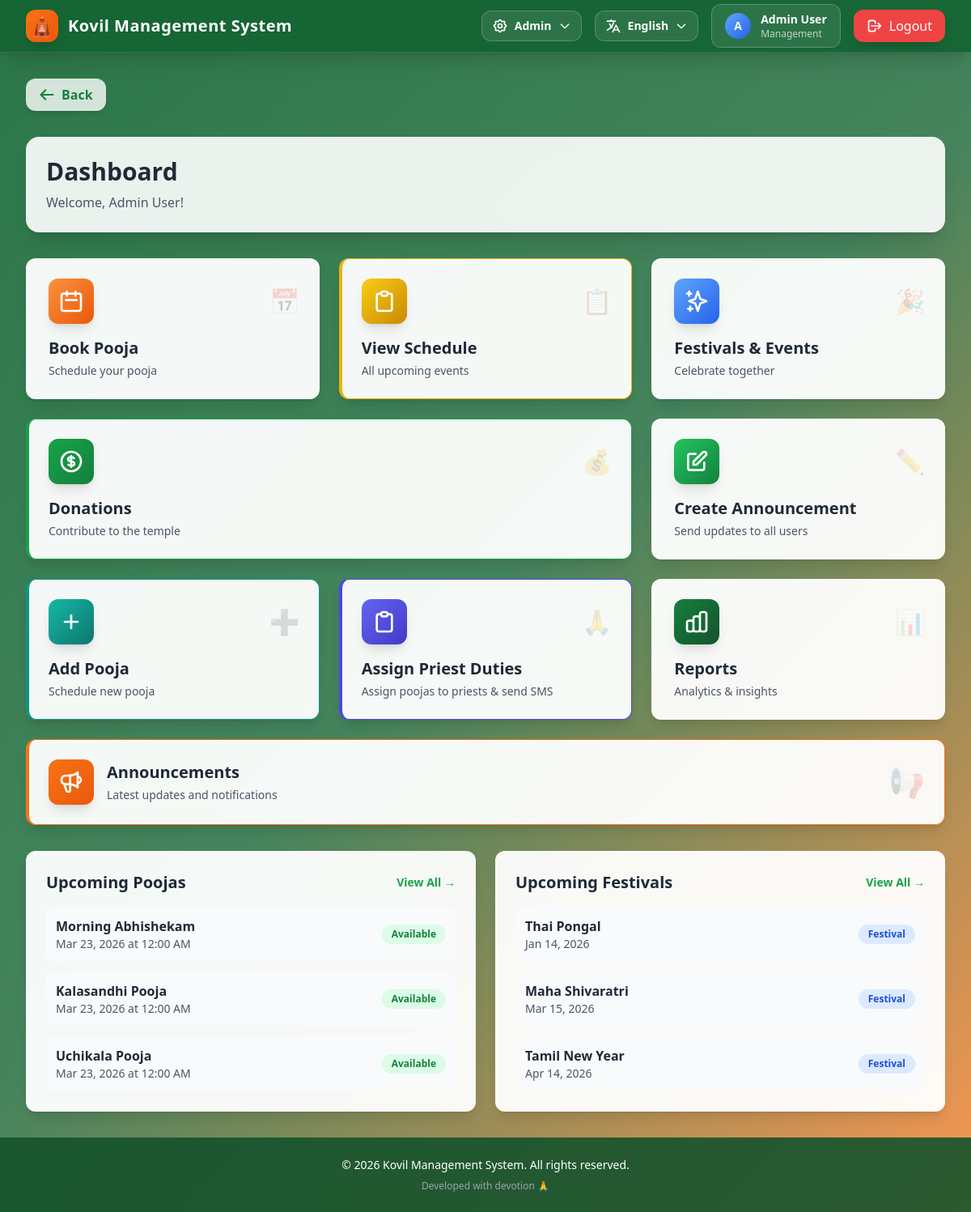
Screenshot of /Desktop-App/kovilsystem/index.php?url=dashboard (signed in) with the database file from the repository.
### tables this page shows
CREATE TABLE IF NOT EXISTS pooja_schedule (
    id INT AUTO_INCREMENT PRIMARY KEY,
    pooja_name VARCHAR(100) NOT NULL,
    pooja_date DATE NOT NULL,
    time_slot VARCHAR(50) NOT NULL,
    status ENUM('available', 'booked', 'completed') DEFAULT 'available',
    description TEXT,
    created_at TIMESTAMP DEFAULT CURRENT_TIMESTAMP,
    updated_at TIMESTAMP DEFAULT CURRENT_TIMESTAMP ON UPDATE CURRENT_TIMESTAMP,
    INDEX idx_pooja_date (pooja_date),
    INDEX idx_status (status)
);

CREATE TABLE IF NOT EXISTS festivals (
    id INT AUTO_INCREMENT PRIMARY KEY,
    name VARCHAR(100) NOT NULL,
    date DATE NOT NULL,
    description TEXT,
    image_url VARCHAR(255),
    created_at TIMESTAMP DEFAULT CURRENT_TIMESTAMP,
    updated_at TIMESTAMP DEFAULT CURRENT_TIMESTAMP ON UPDATE CURRENT_TIMESTAMP,
    INDEX idx_date (date)
);

### Desktop-App/kovilsystem/index.php (called while the page is built, shortened)
<?php
require_once __DIR__ . "/config/database.php";
require_once __DIR__ . "/app/controllers/MainController.php";
$page = $_GET['url'] ?? 'home';
$page = htmlspecialchars(strip_tags($page), ENT_QUOTES, 'UTF-8');
try {
    $controller = new MainController();
    $controller->load($page);
} catch (Exception $e) {
    error_log("Application Error: " . $e->getMessage());
    if (defined('APP_ENV') && APP_ENV === 'development') {
        echo "<div style='padding: 20px; color: red;'>";
        echo "<h2>Error Occurred</h2>";
        echo "<p>" . htmlspecialchars($e->getMessage(), ENT_QUOTES, 'UTF-8') . "</p>";
        echo "</div>";
    } else {
        echo "<div style='padding: 20px;'>";
        echo "<h2>An error occurred. Please try again later.</h2>";
        echo "</div>";
    }
}

### Desktop-App/kovilsystem/config/helpers.php (called while the page is built, shortened)
<?php
function getSession(string $key, $default = null) {
    return $default;
}
function trans(string $key, ?string $lang = null): string {
    static $translations = null;
    if ($translations === null) {
        $translations = require __DIR__ . '/translations.php';
    }
    if ($lang === null) {
        $lang = getSession('language', 'en');
    }
    if (isset($translations[$key][$lang])) {
        return $translations[$key][$lang];
    }
    return $key;
}

### Desktop-App/kovilsystem/config/database.php (called while the page is built, shortened)
<?php
class Database {
    private static $conn = null;
    public static function connect() {
        if (self::$conn === null) {
            try {
                self::$conn = new mysqli(DB_HOST, DB_USER, DB_PASS, DB_NAME);
                self::$conn->set_charset(DB_CHARSET);
            } catch (Exception $e) {
                error_log("Database Error: " . $e->getMessage());
                die("Database connection failed. Please ensure the database is configured properly.");
            }
        }
        return self::$conn;
    }
}

### Desktop-App/kovilsystem/app/models/Festival.php (called while the page is built, shortened)
<?php
require_once __DIR__ . "/../../config/database.php";
class Festival {
    private $conn;
    public function __construct() {
        $this->conn = Database::connect();
    }
    public function getAll() {
        $result = $this->conn->query("SELECT * FROM festivals ORDER BY date ASC");
        return $result;
    }
}

### Desktop-App/kovilsystem/app/views/dashboard/admin.php (the view, shortened to what this page needs)
<div class="space-y-8">
    <div class="flex items-center space-x-4 mb-4">
        <a href="javascript:history.back()" class="group flex items-center space-x-2 bg-white/80 hover:bg-white backdrop-blur-sm px-4 py-2 rounded-xl shadow-md transition-all duration-200 hover:scale-105 active:scale-95">
            <svg class="w-5 h-5 text-primary-700 group-hover:text-primary-800" fill="none" stroke="currentColor" viewBox="0 0 24 24">
                <path stroke-linecap="round" stroke-linejoin="round" stroke-width="2.5" d="M10 19l-7-7m0 0l7-7m-7 7h18"></path>
            </svg>
            <span class="font-semibold text-primary-700 group-hover:text-primary-800">Back</span>
        </a>
    </div>
    <div class="glass-card p-6 card-hover">
        <h1 class="text-3xl font-bold text-gray-800 mb-2"><?= trans('dashboard') ?></h1>
        <p class="text-gray-600"><?= trans('welcome') ?>, <?= htmlspecialchars($_SESSION['user']['name']) ?>!</p>
    </div>
    <div class="grid grid-cols-1 md:grid-cols-2 lg:grid-cols-3 gap-6">
        <a href="?url=book" class="group glass-card-light p-6 card-hover border-l-4 border-secondary-500">
            <div class="flex items-center justify-between mb-4">
                <div class="w-14 h-14 bg-gradient-to-br from-secondary-400 to-secondary-600 rounded-xl flex items-center justify-center shadow-lg group-hover:scale-110 transition-transform duration-300">
                    <svg class="w-8 h-8 text-white" fill="none" stroke="currentColor" viewBox="0 0 24 24">
                        <path stroke-linecap="round" stroke-linejoin="round" stroke-width="2" d="M8 7V3m8 4V3m-9 8h10M5 21h14a2 2 0 002-2V7a2 2 0 00-2-2H5a2 2 0 00-2 2v12a2 2 0 002 2z"></path>
                    </svg>
                </div>
                <span class="text-3xl opacity-20 group-hover:opacity-40 transition-opacity">📅</span>
            </div>
            <h3 class="text-xl font-bold text-gray-800 mb-1"><?= trans('book_pooja') ?></h3>
            <p class="text-sm text-gray-600"><?= trans('schedule_pooja') ?></p>
        </a>
        <a href="?url=schedule" class="group glass-card-light p-6 card-hover border-l-4 border-yellow-500">
            <div class="flex items-center justify-between mb-4">
                <div class="w-14 h-14 bg-gradient-to-br from-yellow-400 to-yellow-600 rounded-xl flex items-center justify-center shadow-lg group-hover:scale-110 transition-transform duration-300">
                    <svg class="w-8 h-8 text-white" fill="none" stroke="currentColor" viewBox="0 0 24 24">
                        <path stroke-linecap="round" stroke-linejoin="round" stroke-width="2" d="M9 5H7a2 2 0 00-2 2v12a2 2 0 002 2h10a2 2 0 002-2V7a2 2 0 00-2-2h-2M9 5a2 2 0 002 2h2a2 2 0 002-2M9 5a2 2 0 012-2h2a2 2 0 012 2"></path>
                    </svg>
                </div>
                <span class="text-3xl opacity-20 group-hover:opacity-40 transition-opacity">📋</span>
            </div>
            <h3 class="text-xl font-bold text-gray-800 mb-1"><?= trans('view_schedule') ?></h3>
            <p class="text-sm text-gray-600"><?= trans('all_upcoming_events') ?></p>
        </a>
        <a href="?url=festival" class="group glass-card-light p-6 card-hover border-l-4 border-accent-500">
            <div class="flex items-center justify-between mb-4">
                <div class="w-14 h-14 bg-gradient-to-br from-accent-400 to-accent-600 rounded-xl flex items-center justify-center shadow-lg group-hover:scale-110 transition-transform duration-300">
                    <svg class="w-8 h-8 text-white" fill="none" stroke="currentColor" viewBox="0 0 24 24">
                        <path stroke-linecap="round" stroke-linejoin="round" stroke-width="2" d="M5 3v4M3 5h4M6 17v4m-2-2h4m5-16l2.286 6.857L21 12l-5.714 2.143L13 21l-2.286-6.857L5 12l5.714-2.143L13 3z"></path>
                    </svg>
                </div>
                <span class="text-3xl opacity-20 group-hover:opacity-40 transition-opacity">🎉</span>
            </div>
            <h3 class="text-xl font-bold text-gray-800 mb-1"><?= trans('festivals_events') ?></h3>
            <p class="text-sm text-gray-600"><?= trans('celebrate_together') ?></p>
        </a>
        <a href="?url=donation" class="group glass-card-light p-6 card-hover border-l-4 border-green-600 md:col-span-2">
            <div class="flex items-center justify-between mb-4">
                <div class="w-14 h-14 bg-gradient-to-br from-green-600 to-green-700 rounded-xl flex items-center justify-center shadow-lg group-hover:scale-110 transition-transform duration-300">
                </div>
                <span class="text-3xl opacity-20 group-hover:opacity-40 transition-opacity">💰</span>
            </div>
            <h3 class="text-xl font-bold text-gray-800 mb-1"><?= trans('donations') ?></h3>
            <p class="text-sm text-gray-600"><?= trans('contribute_temple') ?></p>
        </a>
        <a href="?url=announcement&action=create" class="group glass-card-light p-6 card-hover border-l-4 border-primary-600">
            <div class="flex items-center justify-between mb-4">
                <div class="w-14 h-14 bg-gradient-to-br from-primary-500 to-primary-700 rounded-xl flex items-center justify-center shadow-lg group-hover:scale-110 transition-transform duration-300">
                    <svg class="w-8 h-8 text-white" fill="none" stroke="currentColor" viewBox="0 0 24 24">
                        <path stroke-linecap="round" stroke-linejoin="round" stroke-width="2" d="M11 5H6a2 2 0 00-2 2v11a2 2 0 002 2h11a2 2 0 002-2v-5m-1.414-9.414a2 2 0 112.828 2.828L11.828 15H9v-2.828l8.586-8.586z"></path>
                    </svg>
                </div>
                <span class="text-3xl opacity-20 group-hover:opacity-40 transition-opacity">✏️</span>
            </div>
            <h3 class="text-xl font-bold text-gray-800 mb-1"><?= trans('create_announcement') ?></h3>
            <p class="text-sm text-gray-600"><?= trans('send_updates_users') ?></p>
        </a>
        <a href="?url=schedule&action=add" class="group glass-card-light p-6 card-hover border-l-4 border-teal-600">
            <div class="flex items-center justify-between mb-4">
                <div class="w-14 h-14 bg-gradient-to-br from-teal-500 to-teal-700 rounded-xl flex items-center justify-center shadow-lg group-hover:scale-110 transition-transform duration-300">
                    <svg class="w-8 h-8 text-white" fill="none" stroke="currentColor" viewBox="0 0 24 24">
                        <path stroke-linecap="round" stroke-linejoin="round" stroke-width="2" d="M12 6v6m0 0v6m0-6h6m-6 0H6"></path>
                    </svg>
                </div>
                <span class="text-3xl opacity-20 group-hover:opacity-40 transition-opacity">➕</span>
            </div>
            <h3 class="text-xl font-bold text-gray-800 mb-1"><?= trans('add_pooja') ?></h3>
            <p class="text-sm text-gray-600"><?= trans('schedule_new_pooja') ?></p>
        </a>
        <a href="?url=assign" class="group glass-card-light p-6 card-hover border-l-4 border-indigo-600">
            <div class="flex items-center justify-between mb-4">
                <div class="w-14 h-14 bg-gradient-to-br from-indigo-500 to-indigo-700 rounded-xl flex items-center justify-center shadow-lg group-hover:scale-110 transition-transform duration-300">
                    <svg class="w-8 h-8 text-white" fill="none" stroke="currentColor" viewBox="0 0 24 24">
                        <path stroke-linecap="round" stroke-linejoin="round" stroke-width="2" d="M9 5H7a2 2 0 00-2 2v12a2 2 0 002 2h10a2 2 0 002-2V7a2 2 0 00-2-2h-2M9 5a2 2 0 002 2h2a2 2 0 002-2M9 5a2 2 0 012-2h2a2 2 0 012 2"></path>
                    </svg>
                </div>
                <span class="text-3xl opacity-20 group-hover:opacity-40 transition-opacity">🙏</span>
            </div>
            <h3 class="text-xl font-bold text-gray-800 mb-1">Assign Priest Duties</h3>
            <p class="text-sm text-gray-600">Assign poojas to priests & send SMS</p>
        </a>
        <a href="?url=report" class="group glass-card-light p-6 card-hover border-l-4 border-primary-800">
            <div class="flex items-center justify-between mb-4">
                <div class="w-14 h-14 bg-gradient-to-br from-primary-700 to-primary-900 rounded-xl flex items-center justify-center shadow-lg group-hover:scale-110 transition-transform duration-300">
                </div>
                <span class="text-3xl opacity-20 group-hover:opacity-40 transition-opacity">📊</span>
            </div>
            <h3 class="text-xl font-bold text-gray-800 mb-1"><?= trans('reports') ?></h3>
            <p class="text-sm text-gray-600"><?= trans('analytics_insights') ?></p>
        </a>
        <a href="?url=announcement" class="group glass-card-light p-6 card-hover border-l-4 border-orange-500 lg:col-span-3">
            <div class="flex items-center justify-between">
                <div class="flex items-center space-x-4">
                    <div class="w-14 h-14 bg-gradient-to-br from-orange-500 to-orange-600 rounded-xl flex items-center justify-center shadow-lg group-hover:scale-110 transition-transform duration-300">
                    </div>
                    <div>
                        <h3 class="text-xl font-bold text-gray-800 mb-1"><?= trans('announcements') ?></h3>
                        <p class="text-sm text-gray-600"><?= trans('latest_updates_notifications') ?></p>
                    </div>
                </div>
                <span class="text-4xl opacity-20 group-hover:opacity-40 transition-opacity">📢</span>
            </div>
        </a>
    </div>
    <div class="grid grid-cols-1 lg:grid-cols-2 gap-6">
        <div class="glass-card-light p-6">
            <div class="flex items-center justify-between mb-4">
                <h3 class="text-xl font-bold text-gray-800"><?= trans('upcoming_poojas') ?></h3>
                <a href="?url=schedule" class="text-primary-600 hover:text-primary-700 font-semibold text-sm"><?= trans('view_all') ?> →</a>
            </div>
            <div class="space-y-3">
                <?php
                $stmt = $this->conn->prepare("SELECT * FROM pooja_schedule WHERE status = 'available' ORDER BY pooja_date LIMIT 3");
                $stmt->execute();
                $result = $stmt->get_result();
                while ($row = $result->fetch_assoc()):
                ?>
                <div class="flex items-center justify-between p-3 bg-gray-50 rounded-lg hover:bg-gray-100 transition-colors">
                    <div>
                        <p class="font-semibold text-gray-800"><?= htmlspecialchars($row['pooja_name']) ?></p>
                        <p class="text-sm text-gray-600"><?= date('M d, Y', strtotime($row['pooja_date'])) ?> at <?= date('g:i A', strtotime($row['time_slot'])) ?></p>
                    </div>
                    <span class="px-3 py-1 bg-green-100 text-green-700 text-xs font-semibold rounded-full">Available</span>
                </div>
                <?php endwhile; ?>
            </div>
        </div>
        <div class="glass-card-light p-6">
            <div class="flex items-center justify-between mb-4">
                <h3 class="text-xl font-bold text-gray-800"><?= trans('upcoming_festivals') ?></h3>
                <a href="?url=festival" class="text-primary-600 hover:text-primary-700 font-semibold text-sm"><?= trans('view_all') ?> →</a>
            </div>
            <div class="space-y-3">
                <?php
                require_once __DIR__ . '/../../models/Festival.php';
                $festivalModel = new Festival();
                $festivals = $festivalModel->getAll();
                $count = 0;
                if ($festivals instanceof mysqli_result && $festivals->num_rows > 0) {
                    while ($row = $festivals->fetch_assoc()):
                        if ($count >= 3) break;
                        $count++;
                ?>
                <div class="flex items-center justify-between p-3 bg-gray-50 rounded-lg hover:bg-gray-100 transition-colors">
                    <div>
                        <p class="font-semibold text-gray-800"><?= htmlspecialchars($row['name'] ?? 'Festival') ?></p>
                        <p class="text-sm text-gray-600">
                            <?php if(isset($row['date']) && !empty($row['date'])): ?>
                                <?= date('M d, Y', strtotime($row['date'])) ?>
                            <?php else: ?>
                                <span class="text-gray-400">TBD</span>
                            <?php endif; ?>
                        </p>
                    </div>
                    <span class="px-3 py-1 bg-blue-100 text-blue-700 text-xs font-semibold rounded-full">Festival</span>
                </div>
                <?php
                    endwhile;
                } else {
                    echo '<p class="text-gray-500 text-sm">No upcoming festivals</p>';
                }
                ?>
            </div>
        </div>
    </div>
</div>

### rows the page displays
pooja_schedule: pooja_name "Morning Abhishekam", pooja_date "Mar 23, 2026", time_slot "12:00 AM"
pooja_schedule: pooja_name "Kalasandhi Pooja", pooja_date "Mar 23, 2026", time_slot "12:00 AM"
pooja_schedule: pooja_name "Uchikala Pooja", pooja_date "Mar 23, 2026", time_slot "12:00 AM"
festivals: name "Thai Pongal", date "Jan 14, 2026"
festivals: name "Maha Shivaratri", date "Mar 15, 2026"
festivals: name "Tamil New Year", date "Apr 14, 2026"

### other values shown
APP_NAME "Kovil Management System"
getLanguageName(getCurrentLanguage()) "English"
substr($_SESSION['user']['name'], 0, 1) "A"
$_SESSION['user']['name'] "Admin User"
$_SESSION['user']['role'] "Management"
trans('dashboard') "Dashboard"
trans('welcome') "Welcome"
trans('book_pooja') "Book Pooja"
trans('schedule_pooja') "Schedule your pooja"
trans('view_schedule') "View Schedule"
trans('all_upcoming_events') "All upcoming events"
trans('festivals_events') "Festivals & Events"
trans('celebrate_together') "Celebrate together"
trans('donations') "Donations"
trans('contribute_temple') "Contribute to the temple"
